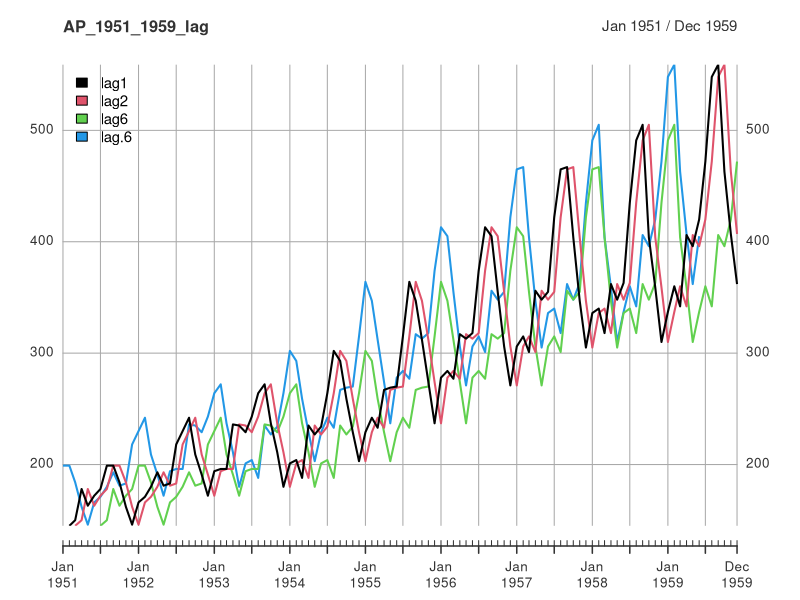
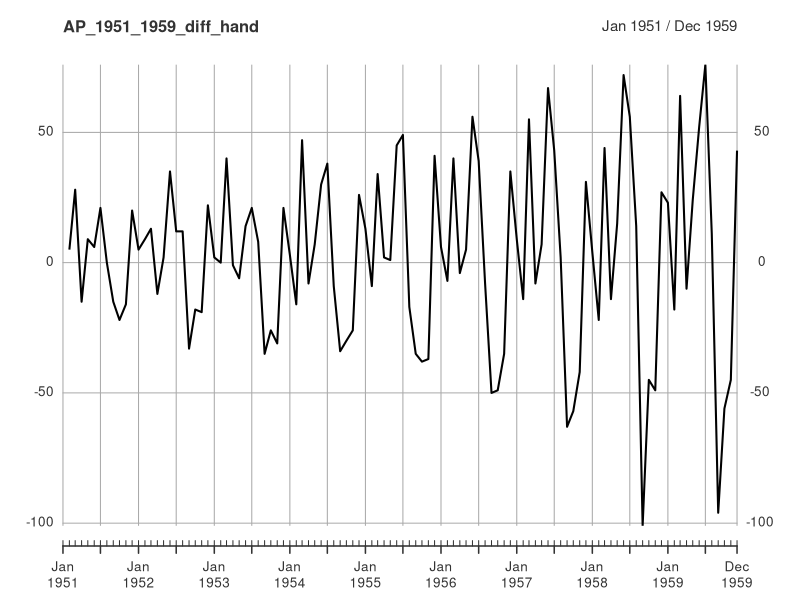
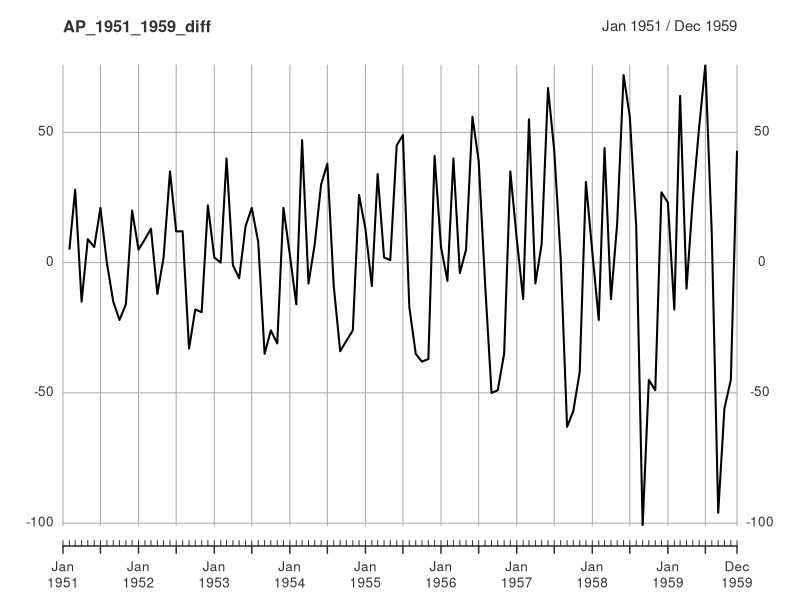
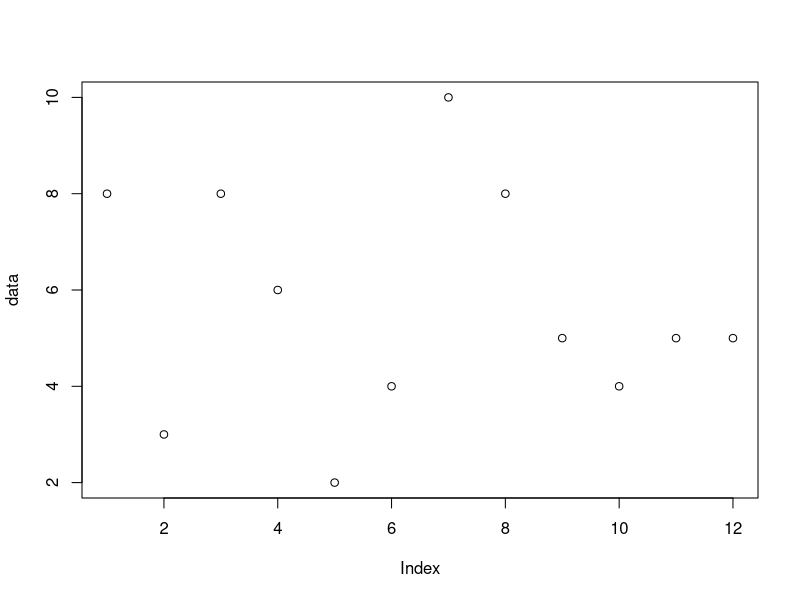
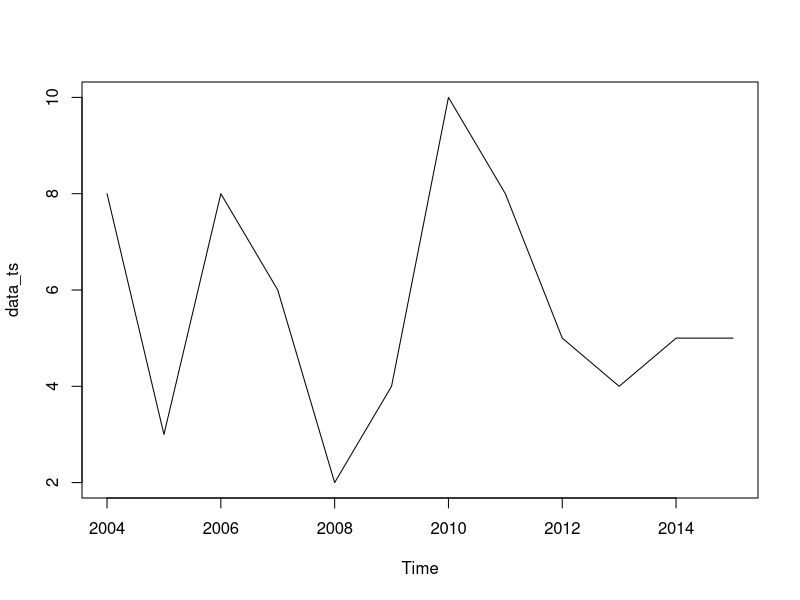

Recreate these plots in R, in order.
# ----------------------------------------------------------------------------------- #
#                                        Time series
#                               Manipulation with xts and zoo
# ----------------------------------------------------------------------------------- #
library(xts)
library(zoo)

# importing data from AirPassengers

data("AirPassengers")

# looking at the structure of data

str(AirPassengers)

# converting into a xts object

AirPassengers_xts <- as.xts(AirPassengers) # xts remains the matrix structure from ts

# looking at the structure of xts object

str(AirPassengers)

# --------- SUBSETTING ----------- #

# subsetting AirPassegers in 1955

AP_1955 <- AirPassengers_xts["1955"]

# subsetting AirPassengers between 1951 and 1959

AP_1951_1959 <- AirPassengers_xts["1951/1959"]

# subsetting AirPassengers stating in 1960

AP_1960S <- AirPassengers_xts["1960/"]

# returning only data, with xts class droped

coredata(AP_1955)

# head/tail similar functions from xts

last(AP_1951_1959, "2 years")

first(AP_1951_1959, "5 years")

first(last(AirPassengers_xts, "5 years"), "1 year") # first year from the last 5 years

# --------- MATH OPERATIONS ----------- #

# xts is a matrix object, so sometimes its necessary to drop dimensions (drop xts class) 
# from a object to do operations

AP_1951_1959 + AP_1955 # the output only returns data from the intersect of the period

# forcing data to be numeric and behave like we want

AP_1951_1959 + as.numeric(AP_1955)

# merging AP_1955 with the index of AP_1951_1955

AP_1951_1959 + merge(AP_1955, index(AP_1951_1959), fill = 0) # index output is row.names or date index

AP_1951_1959 + merge(AP_1955, index(AP_1951_1959), fill = na.locf) # na.locf will replace with the last non NA value

# ----------- JOINS OPERATIONS ----------- #

# basic joins operations with merge and time series

merge(AP_1951_1959, AP_1955, join = "inner")

merge(AP_1951_1959, AP_1955, join = "outer", fill = 0)

merge(AP_1951_1959, AP_1955, join = "left", fill = 0)

merge(AP_1951_1959, AP_1955, join = "right", fill = 0)

# merging values to a a time series

merge(AP_1955, c(1:12)) # just bind a vector with 12 values to the time series

merge(AP_1955, 3) # recycling the vector

# combining time series 

rbind(AP_1951_1959, AP_1955) # the output has duplicated values in 1955

# ----------- FILL ARITHMETIC ----------- #
# in fill we'll use functions to coerce NA values into an method

merge(AP_1951_1959, AP_1955, 
      join = "outer", 
      fill = na.locf(AP_1951_1959, na.rm = F, fromLast = T, maxgap = Inf)) # switch NA's values to last value

merge(AP_1951_1959, AP_1955, 
      join = "outer", 
      fill = na.trim) # removes NA rows

merge(AP_1951_1959, AP_1955, 
      join = "outer", 
      fill = na.omit) # removes NA rows

merge(AP_1955, AP_1951_1959,  
      join = "outer", 
      fill = na.approx) # interpolates NA rows

# ----------- LAGGING AND DIFF ----------- #

# multiples lags at once

AP_1951_1959_lag <- lag(AP_1951_1959, k = c(1,2,6,-6), na.pad = T) # k can be a scalar and a vector that describe the lagg in the series

plot(AP_1951_1959_lag, legend.loc = T) # plotting the series to a better visualization

# differencing series by hand

AP_1951_1959_diff_hand <- AP_1951_1959 - lag(AP_1951_1959)

# difference using diff() function

AP_1951_1959_diff <- diff(AP_1951_1959, lag = 1, log = FALSE, arithmetic = TRUE) # if log is true, it captures the variation of differences

plot(AP_1951_1959_diff_hand)
plot(AP_1951_1959_diff) # equivalent to the plot above

# ----------- APPLY BY TIME ----------- #

# end points

endpoints(AirPassengers_xts, on = "quarters")
endpoints(AirPassengers_xts, on = "quarters", k = 3) # use k for "every" argument
ep <- endpoints(AirPassengers_xts, on = "years") # return the index of each endpoints, set by year in this case
# applying mean by year

period.apply(AirPassengers_xts, INDEX = ep, FUN = mean) # apply a mean in each year of our data

apply.yearly(AirPassengers_xts, FUN = mean) # a shortcut to this method

# split.xts method to split data into chunks of time
# this process producess a list as output

AirPassengers_yearly_l <- split(AirPassengers_xts, f = "years") # returns a list for every year in data

AirPassengers_yearly_l[[2]] # return a list with AirPassengers data of 1950

# aggregating data in time series

# random sampling

df <- data.frame(date = seq(as.Date('2013-01-01'),
                                 as.Date('2014-12-31'), len = 365),
                 x = seq(365))

df <- as.xts(df$x, order.by = df$date)

# aggregating by months, OHLC default value is TRUE, that returns open, High, Low and Close values 

to.period(df, period = "months", name = "DF") 

to.monthly(df, name = "DF") # to.period is a generic function, monthly is a method

# rolling windows - applying functions to discrete periods of time

df_l <- split(df, f = "months") # splitted data into list of months values
df_l_cm <- lapply(df_l, cumsum) # calculated the cumulative sum by periodo in each list
do.call(rbind, df_l_cm) # bind the list together into a xts object
## cumprod, cummin and cummax are functions related with this process

# continuous rolling windows
rollapply(df["201301/08", 1], width = 2, FUN = mean) # applying the mean over 2 periods of discrete dates like moving average

# ----------- Formating index class ----------- #

index(df) # like row.names

indexClass(df) # return the class of date

indexTZ(df) # return the timezone of data

# .index() method to find a POSIXlt class of date

.index(df)
.indexmon(df)
.indexyear(df)

# removing duplicated values in index of time series

make.index.unique(df, drop = TRUE) # to drop duplicated values

align.time(df, n = 3600) # rounding timestamp to an hour

# changing the index and tz formatting

indexFormat(df) <- "%b %m, %Y"

tzone(df) <- "America/Sao_Paulo"

View(df) # our data is formatted like ---dez 12, 2014

indexTZ(df) # returns America/Sao_Paulo

# ----------- Periods, Periodicity and Timestamp  ----------- #

# calculating the periodicity

periodicity(df) # weekly periodicity

# changing the periodicity

df_yearly <- to.yearly(df)

periodicity(df_yearly) # yearly periodicity

# calculating de count of periods

nmonths(df) # counter of months in df data

nquarters(df) # counter of quarters in df data

# ----------- Manipulating Time Series with base package  ----------- #

# missing values

# functions to analize atributes of a ts

start(AirPassengers) # starts in jan 1949 
end(AirPassengers) # ends in dez 1960
frequency(AirPassengers) # every 12 months is the frequency
deltat(AirPassengers) # this times increse for every 0.83333 years
cycle(AirPassengers) # index of the period at a cycle of ts
time(AirPassengers) # calculate a vector with a linear progression of the series

# manipulating objects with ts()

data <- sample(1:12, 12, replace = T)

plot(data)

data_ts <- ts(data, start = c(2004, 1), frequency = 1)

str(data_ts)

plot(data_ts) # there is especific methods to ts class objects

